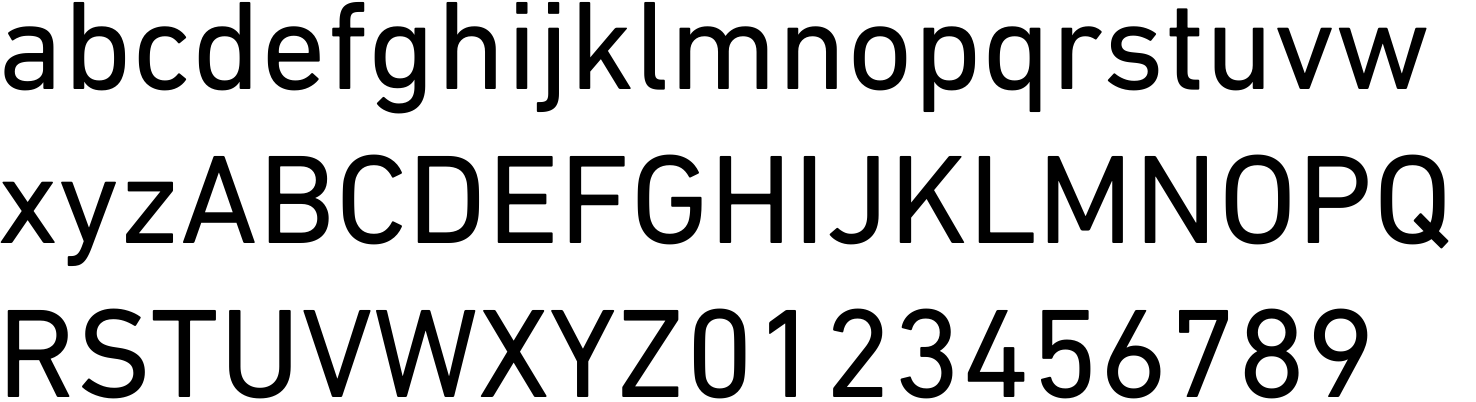
#> input picture letters.webp, 1476 x 402 px
$ python -i get_name.py   (imports and definitions only)
#> lines starting #> are read from the running program, lines starting #| are printed output that depends on the picture; after the words box and inside, x2 and y2 are one past the last pixel; in counts of white or black regions, pixels touching at a corner belong together
#> further down, picture is the input picture: shape (402, 1476, 3); min 0, max 255, mean 204.5
### get_chars.py
import os
import random
import string
import cv2
import json

import shutil


def merge_near_components(stats, dist_x, dist_y):
    i = 2

    num_labels = len(stats)

    while i < num_labels:
        x = stats[i][cv2.CC_STAT_LEFT]
        y = stats[i][cv2.CC_STAT_TOP]
        w = stats[i][cv2.CC_STAT_WIDTH]
        h = stats[i][cv2.CC_STAT_HEIGHT]

        x_2 = stats[i-1][cv2.CC_STAT_LEFT]
        y_2 = stats[i-1][cv2.CC_STAT_TOP]
        w_2 = stats[i-1][cv2.CC_STAT_WIDTH]
        h_2 = stats[i-1][cv2.CC_STAT_HEIGHT]

        min_y = min(y_2+h_2, y+h)
        max_y = max(y_2, y)

        if max_y-min_y <= dist_y and abs(x_2 - x) <= dist_x:
            new_y = min(y, y_2)
            new_x = min(x, x_2)

            stats[i][cv2.CC_STAT_LEFT] = new_x
            stats[i][cv2.CC_STAT_TOP] = new_y
            stats[i][cv2.CC_STAT_WIDTH] =  max(x+w, x_2+w_2) - new_x
            stats[i][cv2.CC_STAT_HEIGHT] = max(y+h, y_2+h_2) - new_y

            stats.pop(i-1)
            num_labels -= 1

        i += 1

def sort_components_by_left(stats):
    return sorted(
        stats, key=lambda x: x[cv2.CC_STAT_LEFT])


def generate_random_string(n = 15):
    return ''.join(random.choices(string.ascii_lowercase + string.digits, k=n))

# [52 lines left out: function get_chars, not called in this run]


# [12 lines that do not run on import are left out]


#get_chars()

### get_name.py
import json
import sys
import cv2
import numpy as np
from check_weapon import compare_images_shapes

from get_chars import generate_random_string, sort_components_by_left, merge_near_components

def get_name(img):

    gray = cv2.cvtColor(img, cv2.COLOR_BGR2GRAY)

    width = gray.shape[1] * 3
#> width = 4428
    height = gray.shape[0] * 3
#> height = 1206
    size = (width, height)
#> size = (4428, 1206)

    gray = cv2.resize(gray, size, interpolation=cv2.INTER_AREA)
#> gray: shape (1206, 4428)
    cv2.imwrite("name_1.png", gray)

    _, threshold = cv2.threshold(gray, 210, 255, cv2.THRESH_BINARY)
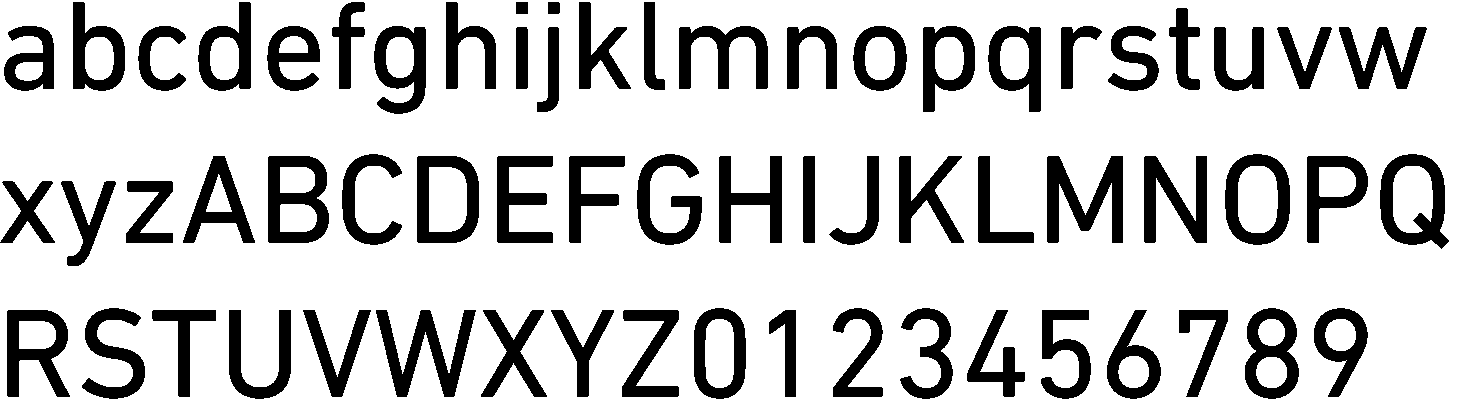
#> threshold: shape (1206, 4428) (shown at 1/3 size); 79% white; 64 black regions, largest, box (x1, y1, x2, y2) and area: (1128, 930, 1428, 1191) 30987, (3141, 468, 3369, 729) 30006, (804, 468, 987, 729) 27702

    cv2.imwrite("name_2.png", threshold)

    _, _,  stats, _ = cv2.connectedComponentsWithStats(threshold)
#> stats = 23 rows, first 6: [0, 6, 4347, 1191, 1123623], [0, 0, 4428, 1206, 4007232], [837, 108, 87, 51, 3708], [255, 111, 87, 129, 9702], [630, 111, 87, 129, 9729], [1158, 111, 84, 123, 8856]

    stats = sort_components_by_left(stats)
#> stats = 23 items, first 6: [0, 6, 4347, 1191, 1123623], [0, 0, 4428, 1206, 4007232], [45, 186, 84, 57, 4086], [57, 963, 111, 84, 8676], [255, 111, 87, 129, 9702], [618, 522, 78, 114, 4689]
    print(len(stats))
#| 23
    merge_near_components(stats, 0, 6),
#> in merge_near_components, `num_labels = len(stats)`: num_labels = 23
#> the loop in merge_near_components, `while i < num_labels:` made 21 passes
#> (x, y, w, h, x_2, y_2, w_2, h_2) on passes 1 to 12: (45, 186, 84, 57, 0, 0, 4428, 1206), (57, 963, 111, 84, 45, 186, 84, 57), (255, 111, 87, 129, 57, 963, 111, 84), (618, 522, 78, 114, 255, 111, 87, 129), (630, 111, 87, 129, 618, 522, 78, 114), (837, 108, 87, 51, 630, 111, 87, 129), (840, 501, 105, 78, 837, 108, 87, 51), (840, 612, 111, 84, 840, 501, 105, 78), (1158, 111, 84, 123, 840, 612, 111, 84), (1287, 501, 114, 195, 1158, 111, 84, 123), (2115, 957, 87, 207, 1287, 501, 114, 195), (2595, 111, 90, 129, 2115, 957, 87, 207)
    print(len(stats))
#| 23

    chars = []

    for i in range(1, len(stats)):
        x = stats[i][cv2.CC_STAT_LEFT]
        y = stats[i][cv2.CC_STAT_TOP]
        w = stats[i][cv2.CC_STAT_WIDTH]
        h = stats[i][cv2.CC_STAT_HEIGHT]

        # print(y,y+h, x,x+w)

        chars.append(threshold[y:y+h, x:x+w])
#> this loop made 22 passes
#> (x, y, w, h) on passes 1 to 12: (0, 0, 4428, 1206), (45, 186, 84, 57), (57, 963, 111, 84), (255, 111, 87, 129), (618, 522, 78, 114), (630, 111, 87, 129), (837, 108, 87, 51), (840, 501, 105, 78), (840, 612, 111, 84), (1158, 111, 84, 123), (1287, 501, 114, 195), (2115, 957, 87, 207)
#> after the loop, chars = 22 items

    name = ""

    for char in chars:
        name += check_char(char)

    print(name)

def check_char(img):
#> (the run stopped early here; a loop or call above may not have finished)
